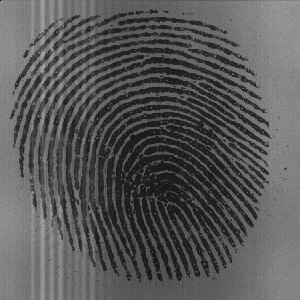
%> input picture zhiwen/103_4.tif, 300 x 300 px
$ octave zhiwen2.m   (GNU Octave 9; MATLAB toolbox functions it lacks are replaced by stand-ins)
%> lines starting %> are read from the running program, lines starting %| are printed output that depends on the picture; in (x1, y1, x2, y2) boxes, pixels count from 0 and x2, y2 are one past the last pixel; in counts of white or black regions, pixels touching at a corner belong together; the program's own positions count from 1
### dftregistration.m


function [output Greg] = dftregistration(buf1ft,buf2ft,usfac)
% function [output Greg] = dftregistration(buf1ft,buf2ft,usfac);
% Efficient subpixel image registration by crosscorrelation. This code
% gives the same precision as the FFT upsampled cross correlation in a
% small fraction of the computation time and with reduced memory
% requirements. It obtains an initial estimate of the crosscorrelation peak
% by an FFT and then refines the shift estimation by upsampling the DFT
% only in a small neighborhood of that estimate by means of a
% matrix-multiply DFT. With this procedure all the image points are used to
% compute the upsampled crosscorrelation.
% Manuel Guizar - Dec 13, 2007

% Portions of this code were taken from code written by Ann M. Kowalczyk
% and James R. Fienup.
% J.R. Fienup and A.M. Kowalczyk, "Phase retrieval for a complex-valued
% object by using a low-resolution image," J. Opt. Soc. Am. A 7, 450-458
% (1990).

% Citation for this algorithm:
% Manuel Guizar-Sicairos, Samuel T. Thurman, and James R. Fienup,
% "Efficient subpixel image registration algorithms," Opt. Lett. 33,
% 156-158 (2008).

% Inputs
% buf1ft    Fourier transform of reference image,
%           DC in (1,1)   [DO NOT FFTSHIFT]
% buf2ft    Fourier transform of image to register,
%           DC in (1,1) [DO NOT FFTSHIFT]
% usfac     Upsampling factor (integer). Images will be registered to
%           within 1/usfac of a pixel. For example usfac = 20 means the
%           images will be registered within 1/20 of a pixel. (default = 1)

% Outputs
% output =  [error,diffphase,net_row_shift,net_col_shift]
% error     Translation invariant normalized RMS error between f and g
% diffphase     Global phase difference between the two images (should be
%               zero if images are non-negative).
% net_row_shift net_col_shift   Pixel shifts between images
% Greg      (Optional) Fourier transform of registered version of buf2ft,
%           the global phase difference is compensated for.

% Default usfac to 1
if exist('usfac')~=1, usfac=1; end

% Compute error for no pixel shift
if usfac == 0,
    CCmax = sum(sum(buf1ft.*conj(buf2ft)));
    rfzero = sum(abs(buf1ft(:)).^2);
    rgzero = sum(abs(buf2ft(:)).^2);
    error = 1.0 - CCmax.*conj(CCmax)/(rgzero*rfzero);
    error = sqrt(abs(error));
    diffphase=atan2(imag(CCmax),real(CCmax));
    output=[error,diffphase];

% Whole-pixel shift - Compute crosscorrelation by an IFFT and locate the
% peak
elseif usfac == 1,
    [m,n]=size(buf1ft);
    CC = ifft2(buf1ft.*conj(buf2ft));
    [max1,loc1] = max(CC);
    [max2,loc2] = max(max1);
    rloc=loc1(loc2);
    cloc=loc2;
    CCmax=CC(rloc,cloc);
    rfzero = sum(abs(buf1ft(:)).^2)/(m*n);
    rgzero = sum(abs(buf2ft(:)).^2)/(m*n);
    error = 1.0 - CCmax.*conj(CCmax)/(rgzero(1,1)*rfzero(1,1));
    error = sqrt(abs(error));
    diffphase=atan2(imag(CCmax),real(CCmax));
    md2 = fix(m/2);
    nd2 = fix(n/2);
    if rloc > md2
        row_shift = rloc - m - 1;
    else
        row_shift = rloc - 1;
    end

    if cloc > nd2
        col_shift = cloc - n - 1;
    else
        col_shift = cloc - 1;
    end
    output=[error,diffphase,row_shift,col_shift];

% Partial-pixel shift
else

    % First upsample by a factor of 2 to obtain initial estimate
    % Embed Fourier data in a 2x larger array
    [m,n]=size(buf1ft);
    mlarge=m*2;
    nlarge=n*2;
    CC=zeros(mlarge,nlarge);
    CC(m+1-fix(m/2):m+1+fix((m-1)/2),n+1-fix(n/2):n+1+fix((n-1)/2)) = ...
        fftshift(buf1ft).*conj(fftshift(buf2ft));

    % Compute crosscorrelation and locate the peak
    CC = ifft2(ifftshift(CC)); % Calculate cross-correlation
    [max1,loc1] = max(CC);
    [max2,loc2] = max(max1);
    rloc=loc1(loc2);cloc=loc2;
    CCmax=CC(rloc,cloc);

    % Obtain shift in original pixel grid from the position of the
    % crosscorrelation peak
    [m,n] = size(CC); md2 = fix(m/2); nd2 = fix(n/2);
    if rloc > md2
        row_shift = rloc - m - 1;
    else
        row_shift = rloc - 1;
    end
    if cloc > nd2
        col_shift = cloc - n - 1;
    else
        col_shift = cloc - 1;
    end
    row_shift=row_shift/2;
    col_shift=col_shift/2;

    % If upsampling > 2, then refine estimate with matrix multiply DFT
    if usfac > 2,
        %%% DFT computation %%%
        % Initial shift estimate in upsampled grid
        row_shift = round(row_shift*usfac)/usfac;
        col_shift = round(col_shift*usfac)/usfac;
        dftshift = fix(ceil(usfac*1.5)/2); %% Center of output array at dftshift+1
        % Matrix multiply DFT around the current shift estimate
        CC = conj(dftups(buf2ft.*conj(buf1ft),ceil(usfac*1.5),ceil(usfac*1.5),usfac,...
            dftshift-row_shift*usfac,dftshift-col_shift*usfac))/(md2*nd2*usfac^2);
        % Locate maximum and map back to original pixel grid
        [max1,loc1] = max(CC);
        [max2,loc2] = max(max1);
        rloc = loc1(loc2); cloc = loc2;
        CCmax = CC(rloc,cloc);
        rg00 = dftups(buf1ft.*conj(buf1ft),1,1,usfac)/(md2*nd2*usfac^2);
        rf00 = dftups(buf2ft.*conj(buf2ft),1,1,usfac)/(md2*nd2*usfac^2);
        rloc = rloc - dftshift - 1;
        cloc = cloc - dftshift - 1;
        row_shift = row_shift + rloc/usfac;
        col_shift = col_shift + cloc/usfac;

    % If upsampling = 2, no additional pixel shift refinement
    else
        rg00 = sum(sum( buf1ft.*conj(buf1ft) ))/m/n;
        rf00 = sum(sum( buf2ft.*conj(buf2ft) ))/m/n;
    end
    error = 1.0 - CCmax.*conj(CCmax)/(rg00*rf00);
    error = sqrt(abs(error));
    diffphase=atan2(imag(CCmax),real(CCmax));
    % If its only one row or column the shift along that dimension has no
    % effect. We set to zero.
    if md2 == 1,
        row_shift = 0;
    end
    if nd2 == 1,
        col_shift = 0;
    end
    output=[error,diffphase,row_shift,col_shift];
end

% Compute registered version of buf2ft
if (nargout > 1)&&(usfac > 0),
    [nr,nc]=size(buf2ft);
    Nr = ifftshift([-fix(nr/2):ceil(nr/2)-1]);
    Nc = ifftshift([-fix(nc/2):ceil(nc/2)-1]);
    [Nc,Nr] = meshgrid(Nc,Nr);
    Greg = buf2ft.*exp(i*2*pi*(-row_shift*Nr/nr-col_shift*Nc/nc));
    Greg = Greg*exp(i*diffphase);
elseif (nargout > 1)&&(usfac == 0)
    Greg = buf2ft*exp(i*diffphase);
end
return

% [37 lines left out: function dftups, not called in this run]

### zhiwen2.m
clear all;
close all;
I = imread('.\zhiwen\103_4.tif');
%> I is the input picture: size 300x300 uint8; min 1, max 169, mean 88
figure,imshow(I);
title("原始图像")
I1=medfilt2(I,[3,3]);
[I1,T]=histeq(I1,256);
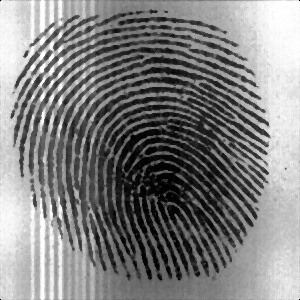
%> I1: size 300x300 uint8; min 0, max 255, mean 128.2
%> T = 256 values from 0 to 1
h=[0 1 0,-4 1 0,0 1 0];
N1=convn(I1,h,'same');
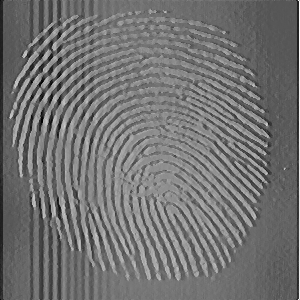
%> N1: size 300x300 double; min -649, max 508, mean -129.8; drawn with min black and max white
N11=imcomplement(N1);

% 增强
temp = N1-double(I1);
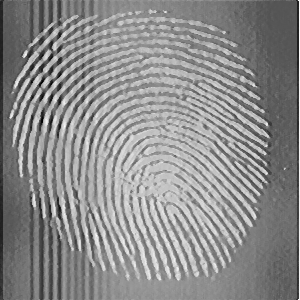
%> temp: size 300x300 double; min -903, max 271, mean -258; drawn with min black and max white
tp1=fft2(I1);
tp2=fft2(temp);
out=dftregistration(tp1,tp2,1);%配准
%> in dftregistration, `CC = ifft2(buf1ft.*conj(buf2ft));`:
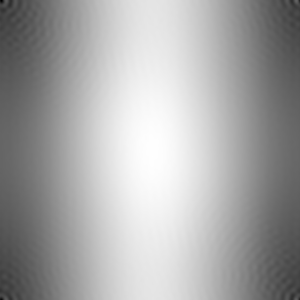
%> CC: size 300x300 double; min -4196102694, max -2343102639, mean -2.98e+09; drawn with min black and max white
%> in dftregistration, `[max1,loc1] = max(CC);`: max1 = 300 values, max -2343102639 at index 153, min -3458743351 at index 1, mean -2.88e+09; loc1 = 300 values, max 171 at index 187, min 130 at index 116, mean 151
%> in dftregistration, `[max2,loc2] = max(max1);`: max2 = -2343102639; loc2 = 153
%> in dftregistration, `rloc=loc1(loc2);`: rloc = 157
%> in dftregistration, `cloc=loc2;`: cloc = 153
%> in dftregistration, `CCmax=CC(rloc,cloc);`: CCmax = -2343102639
%> in dftregistration, `rfzero = sum(abs(buf1ft(:)).^2)/(m*n);`: rfzero = 1.97e+09
%> in dftregistration, `rgzero = sum(abs(buf2ft(:)).^2)/(m*n);`: rgzero = 9.67e+09
%> in dftregistration, `error = 1.0 - CCmax.*conj(CCmax)/(rgzero(1,1)*rfzero(1,1));`: error = 0.712
%> in dftregistration, `error = sqrt(abs(error));`: error = 0.844
%> in dftregistration, `diffphase=atan2(imag(CCmax),real(CCmax));`: diffphase = 3.14
%> in dftregistration, `row_shift = rloc - m - 1;`: row_shift = -144
%> in dftregistration, `col_shift = cloc - n - 1;`: col_shift = -148
%> in dftregistration, `output=[error,diffphase,row_shift,col_shift];`: output = [0.844 3.14 -144 -148]
%> out = [0.844 3.14 -144 -148]
[width,height]=size(temp);
%> width = 300; height = 300
Newtemp=zeros(width,height);
for i=1:width
    for j=1:height
        source_x=i+1;
        source_y=j+1;
        if(source_x>width||source_y>height)
            Newtemp(i,j)=0;
        else if(((source_x/double(uint16(source_x)))==1.0)&&((source_y/double(uint16(source_y))==1.0)))
                Newtemp(i,j)=temp(int16(source_x),int16(source_y));
            end
        end
    end
end
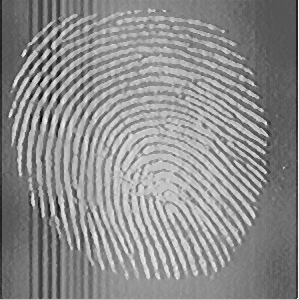
%> Newtemp: size 300x300 double; min -903, max 271, mean -254.6; drawn with min black and max white
tp3=imadd(uint8(I1),uint8(Newtemp),'uint16');
figure,imshow(tp3,[]);


% 细化
tp3=medfilt2(tp3,[3,3]);
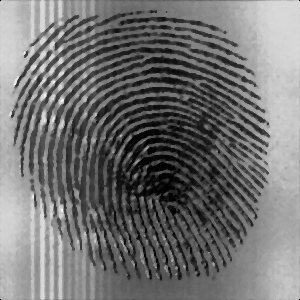
%> tp3: size 300x300 uint16; min 0, max 299, mean 134.2; drawn with min black and max white
h=[0 1 0,-4 1 0,0 1 0];
tp3=convn(tp3,h,'same');
%> tp3: size 300x300 double
tp3=imcomplement(tp3);
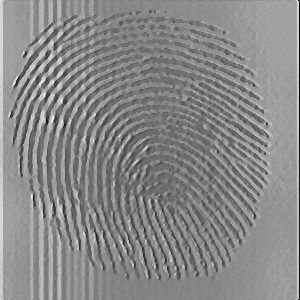
%> tp3: size 300x300 double; min -507, max 693, mean 136.8; drawn with min black and max white
[a,b]=size(tp3);
%> a = 300; b = 300
for i=2:a-1
    for j=2:b-1
        if tp3(i,j)==0
            if (tp3(i-1,j)==0&&tp3(i,j+1)==0)||(tp3(i-1,j)==0&&tp3(i,j-1)==0)||(tp3(i+1,j)==0&&tp3(i,j-1)==0)||(tp3(i+1,j)==0&&tp3(i,j+1)==0)
                tp3(i,j)=1;
            else
                tp3(i,j)=0;
            end
        end
    end
end
%> tp3: size 300x300 double; under 0.01% of pixels changed, all inside (x1, y1, x2, y2) = (155, 59, 156, 60)
figure,imshow(tp3,[]);

$ run again, with zhiwen/101_2.tif copied over zhiwen/103_4.tif
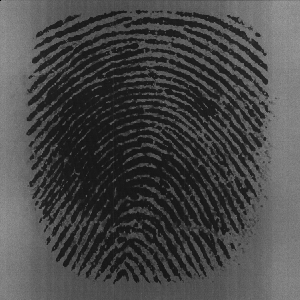
%> input picture zhiwen/101_2.tif, 300 x 300 px
%> I is the input picture: size 300x300 uint8; min 1, max 159, mean 71.5
%> T = 256 values from 0 to 1
%> in dftregistration, `CC = ifft2(buf1ft.*conj(buf2ft));`:
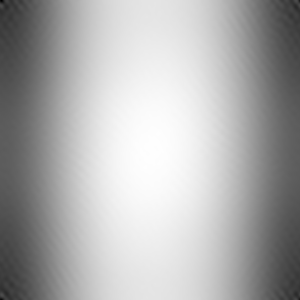
%> CC: size 300x300 double; min -4126211453, max -2502521138, mean -3.01e+09; drawn with min black and max white
%> max1 = 300 values, max -2502521138 at index 155, min -3533142969 at index 2, mean -2.93e+09; loc1 = 300 values, max 177 at index 84, min 125 at index 220, mean 151.2
%> max2 = -2502521138; loc2 = 155
%> CCmax = -2502521138
%> rfzero = 1.97e+09
%> rgzero = 9.21e+09
%> in dftregistration, `error = 1.0 - CCmax.*conj(CCmax)/(rgzero(1,1)*rfzero(1,1));`: error = 0.655
%> in dftregistration, `error = sqrt(abs(error));`: error = 0.809
%> diffphase = 3.14
%> row_shift = -146
%> output = [0.809 3.14 -146 -146]
%> `tp3=imcomplement(tp3);`:
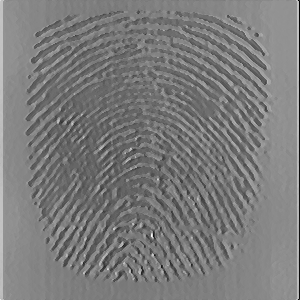
%> tp3: size 300x300 double; min -508, max 820, mean 135.1; drawn with min black and max white
